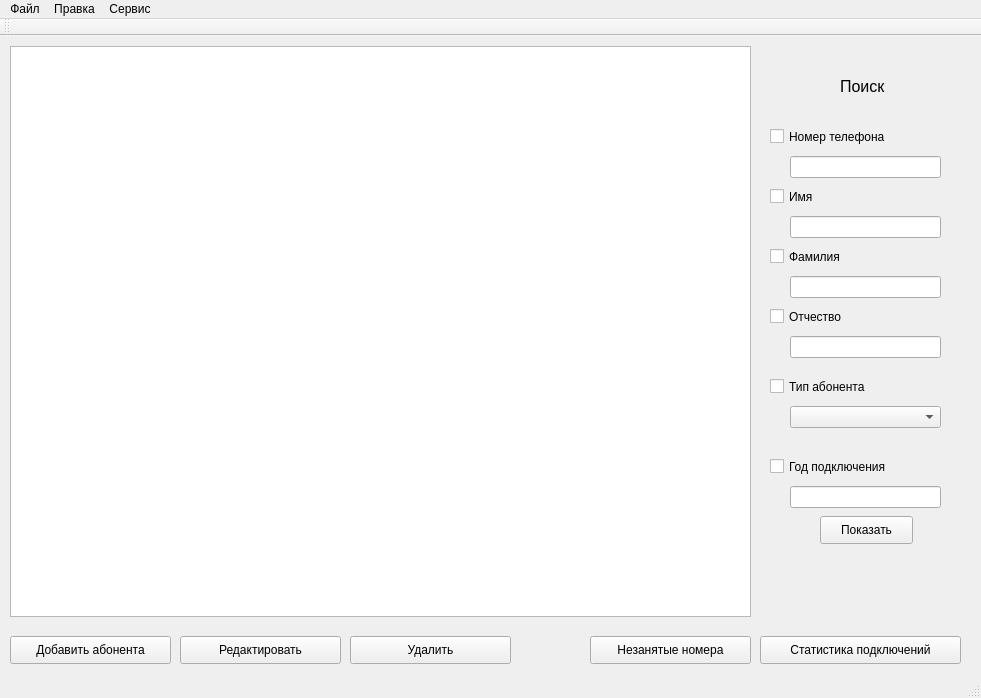
<?xml version="1.0" encoding="UTF-8"?>
<ui version="4.0">
 <class>MainWindow</class>
 <widget class="QMainWindow" name="MainWindow">
  <property name="geometry">
   <rect>
    <x>0</x>
    <y>0</y>
    <width>981</width>
    <height>698</height>
   </rect>
  </property>
  <property name="windowTitle">
   <string>Абоненты</string>
  </property>
  <widget class="QWidget" name="centralWidget">
   <widget class="QPushButton" name="cmdAdd">
    <property name="geometry">
     <rect>
      <x>10</x>
      <y>600</y>
      <width>161</width>
      <height>28</height>
     </rect>
    </property>
    <property name="text">
     <string>Добавить абонента</string>
    </property>
    <property name="icon">
     <iconset>
      <normaloff>add-icon.png</normaloff>add-icon.png</iconset>
    </property>
   </widget>
   <widget class="QPushButton" name="cmdEdit">
    <property name="geometry">
     <rect>
      <x>180</x>
      <y>600</y>
      <width>161</width>
      <height>28</height>
     </rect>
    </property>
    <property name="text">
     <string>Редактировать</string>
    </property>
    <property name="icon">
     <iconset>
      <normaloff>Actions-document-edit-icon.png</normaloff>Actions-document-edit-icon.png</iconset>
    </property>
   </widget>
   <widget class="QPushButton" name="cmdDel">
    <property name="geometry">
     <rect>
      <x>350</x>
      <y>600</y>
      <width>161</width>
      <height>28</height>
     </rect>
    </property>
    <property name="text">
     <string>Удалить</string>
    </property>
    <property name="icon">
     <iconset>
      <normaloff>Actions-edit-delete-icon.png</normaloff>Actions-edit-delete-icon.png</iconset>
    </property>
   </widget>
   <widget class="QLabel" name="label">
    <property name="geometry">
     <rect>
      <x>790</x>
      <y>30</y>
      <width>41</width>
      <height>41</height>
     </rect>
    </property>
    <property name="font">
     <font>
      <pointsize>10</pointsize>
     </font>
    </property>
    <property name="text">
     <string/>
    </property>
    <property name="pixmap">
     <pixmap>Zoom-icon.png</pixmap>
    </property>
    <property name="scaledContents">
     <bool>true</bool>
    </property>
   </widget>
   <widget class="QLabel" name="label_2">
    <property name="geometry">
     <rect>
      <x>840</x>
      <y>30</y>
      <width>101</width>
      <height>41</height>
     </rect>
    </property>
    <property name="font">
     <font>
      <pointsize>12</pointsize>
     </font>
    </property>
    <property name="text">
     <string>Поиск</string>
    </property>
    <property name="scaledContents">
     <bool>false</bool>
    </property>
   </widget>
   <widget class="QCheckBox" name="chkName">
    <property name="geometry">
     <rect>
      <x>770</x>
      <y>150</y>
      <width>81</width>
      <height>21</height>
     </rect>
    </property>
    <property name="text">
     <string>Имя</string>
    </property>
   </widget>
   <widget class="QLineEdit" name="txtName">
    <property name="geometry">
     <rect>
      <x>790</x>
      <y>180</y>
      <width>151</width>
      <height>22</height>
     </rect>
    </property>
   </widget>
   <widget class="QCheckBox" name="chkFName">
    <property name="geometry">
     <rect>
      <x>770</x>
      <y>210</y>
      <width>81</width>
      <height>21</height>
     </rect>
    </property>
    <property name="text">
     <string>Фамилия</string>
    </property>
   </widget>
   <widget class="QLineEdit" name="txtFName">
    <property name="geometry">
     <rect>
      <x>790</x>
      <y>240</y>
      <width>151</width>
      <height>22</height>
     </rect>
    </property>
   </widget>
   <widget class="QCheckBox" name="chkPName_3">
    <property name="geometry">
     <rect>
      <x>770</x>
      <y>270</y>
      <width>81</width>
      <height>21</height>
     </rect>
    </property>
    <property name="text">
     <string>Отчество</string>
    </property>
   </widget>
   <widget class="QLineEdit" name="txtPName">
    <property name="geometry">
     <rect>
      <x>790</x>
      <y>300</y>
      <width>151</width>
      <height>22</height>
     </rect>
    </property>
   </widget>
   <widget class="QLineEdit" name="txtPhone">
    <property name="geometry">
     <rect>
      <x>790</x>
      <y>120</y>
      <width>151</width>
      <height>22</height>
     </rect>
    </property>
   </widget>
   <widget class="QCheckBox" name="chkPhone">
    <property name="geometry">
     <rect>
      <x>770</x>
      <y>90</y>
      <width>131</width>
      <height>21</height>
     </rect>
    </property>
    <property name="text">
     <string>Номер телефона</string>
    </property>
   </widget>
   <widget class="QPushButton" name="cmdAvail">
    <property name="geometry">
     <rect>
      <x>590</x>
      <y>600</y>
      <width>161</width>
      <height>28</height>
     </rect>
    </property>
    <property name="text">
     <string>Незанятые номера</string>
    </property>
    <property name="icon">
     <iconset>
      <normaloff>my-numbers-icon.png</normaloff>my-numbers-icon.png</iconset>
    </property>
   </widget>
   <widget class="QPushButton" name="cmdStat">
    <property name="geometry">
     <rect>
      <x>760</x>
      <y>600</y>
      <width>201</width>
      <height>28</height>
     </rect>
    </property>
    <property name="text">
     <string>Статистика подключений</string>
    </property>
    <property name="icon">
     <iconset>
      <normaloff>chart-icon.png</normaloff>chart-icon.png</iconset>
    </property>
   </widget>
   <widget class="QPushButton" name="cmdShow">
    <property name="geometry">
     <rect>
      <x>820</x>
      <y>480</y>
      <width>93</width>
      <height>28</height>
     </rect>
    </property>
    <property name="text">
     <string>Показать</string>
    </property>
   </widget>
   <widget class="QCheckBox" name="chkConType">
    <property name="geometry">
     <rect>
      <x>770</x>
      <y>340</y>
      <width>131</width>
      <height>21</height>
     </rect>
    </property>
    <property name="text">
     <string>Тип абонента</string>
    </property>
   </widget>
   <widget class="QComboBox" name="cmbConType">
    <property name="geometry">
     <rect>
      <x>790</x>
      <y>370</y>
      <width>151</width>
      <height>22</height>
     </rect>
    </property>
   </widget>
   <widget class="QCheckBox" name="chkYear">
    <property name="geometry">
     <rect>
      <x>770</x>
      <y>420</y>
      <width>131</width>
      <height>21</height>
     </rect>
    </property>
    <property name="text">
     <string>Год подключения</string>
    </property>
   </widget>
   <widget class="QLineEdit" name="txtYear">
    <property name="geometry">
     <rect>
      <x>790</x>
      <y>450</y>
      <width>151</width>
      <height>22</height>
     </rect>
    </property>
   </widget>
   <widget class="Line" name="line">
    <property name="geometry">
     <rect>
      <x>100</x>
      <y>640</y>
      <width>121</width>
      <height>16</height>
     </rect>
    </property>
    <property name="orientation">
     <enum>Qt::Horizontal</enum>
    </property>
   </widget>
   <widget class="QTableView" name="tblSubsc">
    <property name="geometry">
     <rect>
      <x>10</x>
      <y>10</y>
      <width>741</width>
      <height>571</height>
     </rect>
    </property>
    <attribute name="verticalHeaderVisible">
     <bool>true</bool>
    </attribute>
   </widget>
  </widget>
  <widget class="QMenuBar" name="menuBar">
   <property name="geometry">
    <rect>
     <x>0</x>
     <y>0</y>
     <width>981</width>
     <height>26</height>
    </rect>
   </property>
   <widget class="QMenu" name="mnuEdit">
    <property name="title">
     <string>Правка</string>
    </property>
    <addaction name="separator"/>
    <addaction name="mnuAdd"/>
    <addaction name="mnuEditSub"/>
    <addaction name="mnuDel"/>
   </widget>
   <widget class="QMenu" name="mnuTools">
    <property name="title">
     <string>Сервис</string>
    </property>
    <addaction name="mnuAvail"/>
    <addaction name="mnuStat"/>
    <addaction name="separator"/>
    <addaction name="mnuList"/>
   </widget>
   <widget class="QMenu" name="mnuFile">
    <property name="title">
     <string>Файл</string>
    </property>
    <addaction name="mnuOpen"/>
    <addaction name="mnuExit"/>
   </widget>
   <addaction name="mnuFile"/>
   <addaction name="mnuEdit"/>
   <addaction name="mnuTools"/>
  </widget>
  <widget class="QToolBar" name="mainToolBar">
   <attribute name="toolBarArea">
    <enum>TopToolBarArea</enum>
   </attribute>
   <attribute name="toolBarBreak">
    <bool>false</bool>
   </attribute>
  </widget>
  <widget class="QStatusBar" name="statusBar"/>
  <action name="action">
   <property name="text">
    <string>Файл</string>
   </property>
  </action>
  <action name="mnuOpen">
   <property name="text">
    <string>Открыть базу</string>
   </property>
   <property name="shortcut">
    <string>Ctrl+O</string>
   </property>
  </action>
  <action name="action_4">
   <property name="text">
    <string>Сохранить базу</string>
   </property>
   <property name="shortcut">
    <string>Ctrl+S</string>
   </property>
  </action>
  <action name="action_5">
   <property name="text">
    <string>Сохранить как...</string>
   </property>
  </action>
  <action name="mnuExit">
   <property name="checkable">
    <bool>false</bool>
   </property>
   <property name="text">
    <string>Выход</string>
   </property>
   <property name="shortcut">
    <string>Alt+Q</string>
   </property>
  </action>
  <action name="mnuAdd">
   <property name="text">
    <string>Добавить абонента</string>
   </property>
   <property name="shortcut">
    <string>Ctrl+A</string>
   </property>
  </action>
  <action name="mnuEditSub">
   <property name="text">
    <string>Редактировать</string>
   </property>
   <property name="shortcut">
    <string>Ctrl+E</string>
   </property>
  </action>
  <action name="mnuDel">
   <property name="text">
    <string>Удалить абонента</string>
   </property>
   <property name="shortcut">
    <string>Del</string>
   </property>
  </action>
  <action name="mnuAvail">
   <property name="text">
    <string>Незанятые номера</string>
   </property>
  </action>
  <action name="mnuStat">
   <property name="text">
    <string>Статистика подключений</string>
   </property>
  </action>
  <action name="mnuList">
   <property name="text">
    <string>Полный список абонентов</string>
   </property>
  </action>
 </widget>
 <layoutdefault spacing="6" margin="11"/>
 <resources/>
 <connections/>
</ui>
